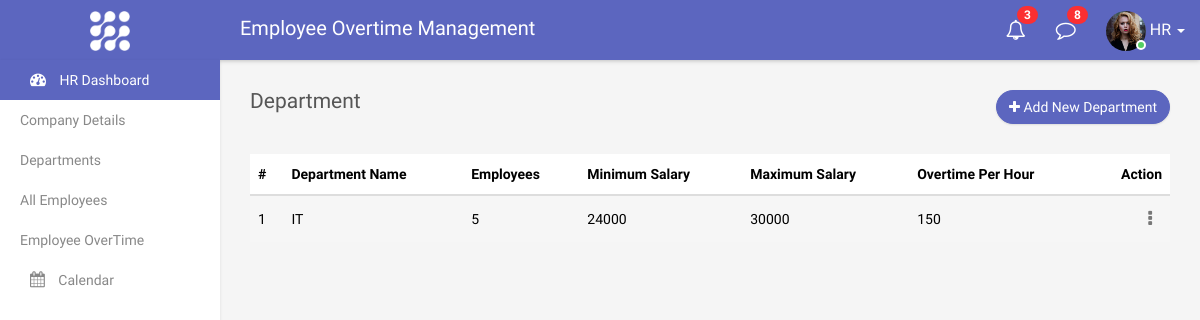
Before: /company (signed in) with the older database file.
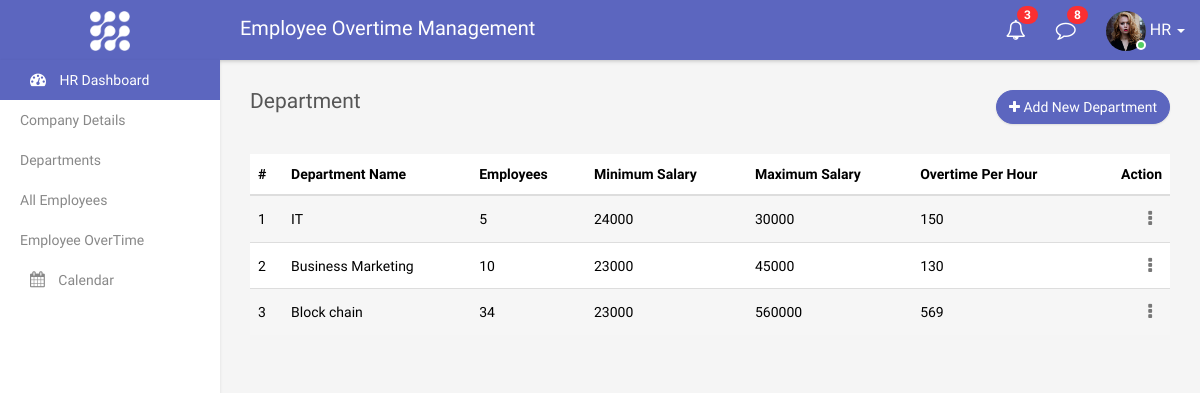
After: the same page with the newer database file.
### overtime/models.py (models this page shows, shortened)
class Departments(models.Model):
    company = models.CharField(max_length=255)
    department_name = models.CharField(max_length=255)
    number_of_employees = models.IntegerField()
    minimum_salary = models.DecimalField(max_digits=10, decimal_places=0)
    maximum_salary = models.DecimalField(max_digits=10, decimal_places=0)
    overtime_pay_perhour = models.DecimalField(max_digits=10, decimal_places=0)
    created_at = models.DateTimeField(auto_now_add=True)
    updated_at = models.DateTimeField(auto_now_add=True)
    class Meta:
        verbose_name = "Department"
        verbose_name_plural = "Departments"

### overtime/views.py (the view, shortened to what this page needs)
# urls.py: path("company", addDepartmentView, name="company"),
@login_required(login_url='login')
def addDepartmentView(request):
    context = {}
    context['company'] = Company.objects.all()
    departments = Departments.objects.all()
    context['departments'] = departments
    return render(request, 'departments.html', context)

### templates/departments.html (shortened to what this page needs)
{% extends "base.html" %}
{% block content %}
{% load static %}
        <div class="page-wrapper">
            <div class="content container-fluid">
                <div class="row">
                    <div class="col-xs-5">
                        <h4 class="page-title">Department</h4>
                    </div>
                    <div class="col-xs-7 text-right m-b-30">
                        <a href="#" class="btn btn-primary rounded" data-toggle="modal" data-target="#add_department"><i class="fa fa-plus"></i> Add New Department</a>
                    </div>
                </div>
                <div class="row">
                    <div class="col-md-12">
                        <div>
                            <table class="table table-striped custom-table m-b-0 datatable">
                                <thead>
                                    <tr>
                                        <th>#</th>
                                        <th>Department Name</th>
                                        <th>Employees</th>
                                        <th>Minimum Salary</th>
                                        <th>Maximum Salary</th>
                                        <th>Overtime Per Hour</th>
                                        <th class="text-right">Action</th>
                                    </tr>
                                </thead>
                                <tbody>
                                    {%  for depart in departments %}
                                    <tr>
                                        <td>{{forloop.counter}}</td>
                                        <td>{{depart.department_name}}</td>
                                        <td>{{depart.number_of_employees}}</td>
                                        <td>{{depart.minimum_salary}}</td>
                                        <td>{{depart.maximum_salary}}</td>
                                        <td>{{depart.overtime_pay_perhour}}</td>
                                        <td class="text-right">
                                            <div class="dropdown">
                                                <a href="#" class="action-icon dropdown-toggle" data-toggle="dropdown" aria-expanded="false"><i class="fa fa-ellipsis-v"></i></a>
                                            </div>
                                        </td>
                                    </tr>
                                    {% endfor %}
                                </tbody>
                            </table>
                        </div>
                    </div>
                </div>
            </div>
    </div>
  {% endblock %}

Changed rows visible on the page:
added Departments: department_name "Business Marketing", number_of_employees "10", minimum_salary "23000", maximum_salary "45000", overtime_pay_perhour "130"
added Departments: department_name "Block chain", number_of_employees "34", minimum_salary "23000", maximum_salary "560000", overtime_pay_perhour "569"
